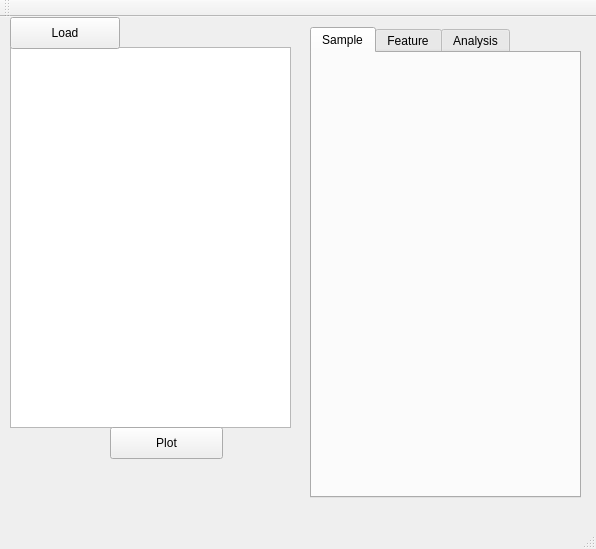
<?xml version="1.0" encoding="UTF-8"?>
<ui version="4.0">
 <class>MainWindow</class>
 <widget class="QMainWindow" name="MainWindow">
  <property name="geometry">
   <rect>
    <x>0</x>
    <y>0</y>
    <width>596</width>
    <height>549</height>
   </rect>
  </property>
  <property name="windowTitle">
   <string>MainWindow</string>
  </property>
  <widget class="QWidget" name="centralWidget">
   <widget class="QListWidget" name="wExperiments">
    <property name="geometry">
     <rect>
      <x>10</x>
      <y>30</y>
      <width>281</width>
      <height>381</height>
     </rect>
    </property>
   </widget>
   <widget class="QPushButton" name="wLoad">
    <property name="geometry">
     <rect>
      <x>10</x>
      <y>0</y>
      <width>110</width>
      <height>32</height>
     </rect>
    </property>
    <property name="text">
     <string>Load</string>
    </property>
   </widget>
   <widget class="QPushButton" name="wPlot">
    <property name="geometry">
     <rect>
      <x>110</x>
      <y>410</y>
      <width>113</width>
      <height>32</height>
     </rect>
    </property>
    <property name="text">
     <string>Plot</string>
    </property>
   </widget>
   <widget class="QTabWidget" name="wTabs">
    <property name="geometry">
     <rect>
      <x>310</x>
      <y>10</y>
      <width>271</width>
      <height>471</height>
     </rect>
    </property>
    <property name="currentIndex">
     <number>0</number>
    </property>
    <widget class="QWidget" name="sample">
     <attribute name="title">
      <string>Sample</string>
     </attribute>
     <widget class="QWidget" name="verticalLayoutWidget">
      <property name="geometry">
       <rect>
        <x>0</x>
        <y>0</y>
        <width>261</width>
        <height>441</height>
       </rect>
      </property>
      <layout class="QVBoxLayout" name="wSample"/>
     </widget>
    </widget>
    <widget class="QWidget" name="feature">
     <attribute name="title">
      <string>Feature</string>
     </attribute>
     <widget class="QWidget" name="verticalLayoutWidget_2">
      <property name="geometry">
       <rect>
        <x>0</x>
        <y>0</y>
        <width>261</width>
        <height>441</height>
       </rect>
      </property>
      <layout class="QVBoxLayout" name="wFeature"/>
     </widget>
    </widget>
    <widget class="QWidget" name="analysis">
     <attribute name="title">
      <string>Analysis</string>
     </attribute>
     <widget class="QWidget" name="verticalLayoutWidget_3">
      <property name="geometry">
       <rect>
        <x>0</x>
        <y>0</y>
        <width>261</width>
        <height>441</height>
       </rect>
      </property>
      <layout class="QVBoxLayout" name="wAnalysis"/>
     </widget>
    </widget>
   </widget>
  </widget>
  <widget class="QMenuBar" name="menuBar">
   <property name="geometry">
    <rect>
     <x>0</x>
     <y>0</y>
     <width>596</width>
     <height>22</height>
    </rect>
   </property>
  </widget>
  <widget class="QToolBar" name="mainToolBar">
   <attribute name="toolBarArea">
    <enum>TopToolBarArea</enum>
   </attribute>
   <attribute name="toolBarBreak">
    <bool>false</bool>
   </attribute>
  </widget>
  <widget class="QStatusBar" name="statusBar"/>
 </widget>
 <layoutdefault spacing="6" margin="11"/>
 <resources/>
 <connections/>
</ui>
